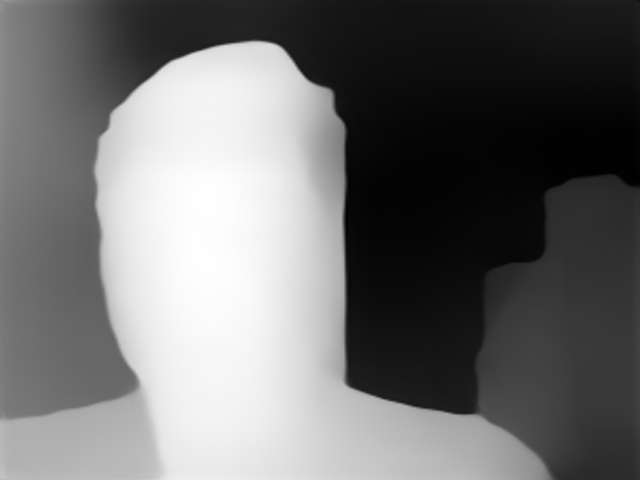
#> input picture Amostra.png, 640 x 480 px
$ python nearbyObjects.py
#> lines starting #> are read from the running program, lines starting #| are printed output that depends on the picture; after the words box and inside, x2 and y2 are one past the last pixel; in counts of white or black regions, pixels touching at a corner belong together
import cv2 as cv
import numpy as np
import matplotlib.pyplot as plt

class nearby_objects():

    def __init__(self):
        # Define o range que em que serão gerados os avisos
        self.min = 200
        self.max = 255

    def warning(self, img, cx, cy):
        # Seleciona os objetos que estão dentro do range de aviso - Imagem é Binarizada
        caution= cv.inRange(img, self.min, self.max)
        # Criar o contorno e Definir a Intensidade
        caution, I = self.contour(caution, img, cx, cy)

        return caution, I

    def contour(self, caution, img, cx, cy):
        # Faz uma copia da imagem para não alterar a original
        caution_copy = caution.copy()
        # Encontra os contornos da imagem binarizada
        counturs, hier = cv.findContours(caution_copy, cv.RETR_EXTERNAL, cv.CHAIN_APPROX_SIMPLE)

        # Desenha os contornos na imagem binarizada e efetua o calculo da intensidade de saída
        Imax = 0
        rect = np.zeros(4)
        for cnt in range(len(counturs)):
            # Calcula a posição do retangulo
            x, y, w, h = cv.boundingRect(counturs[cnt])
            # Calculo da intensidade de saída
            I = self.intensity(x, y, w, h, img, caution_copy, cx, cy)

            if I > Imax:
                Imax = I
                rect = [x, y, w, h]

        # Desenha o Retângulo
            cv.rectangle(caution_copy, (rect[0],rect[1]), (rect[0]+rect[2],rect[1]+rect[3]), (255,255,255), 2)

        return caution_copy, Imax

    def intensity(self, x, y, w, h, img, caution, cx, cy):
        img_shape = img.shape
        img_cx = cx
        img_cy = cy

        # Distância do centro do retângulo ao centro da imagem
        d = np.sqrt(((x/2) - img_cx)**2 + ((y/2) - img_cy)**2)
        # Normalizada
        d = d/(np.sqrt(img_shape[1]**2 + img_shape[0]**2))


        # Pegar a média de intensidade do objeto selecionado:
        # Pegar apenas o objeto selecionado com uma mascara
        selected_object = cv.bitwise_and(img[y:y+h, x:x+w], img[y:y+h, x:x+w], mask=caution[y:y+h, x:x+w])

        # Média de intensidade do objeto selecionado
        selected_object = selected_object.flatten()
        soma = 0
        n = 0
        for i in range(len(selected_object)):
            if selected_object[i] > 0:
                soma = soma + selected_object[i]
                n = n + 1
        mean_object = soma/n

        # Intensidade de saída (Imax=255 e Imin=0)
        I = (mean_object/(d+1))*((w*h)/(img_shape[0]*img_shape[1]))

        return I


if __name__ == "__main__":
    # Para Testes
    img = cv.imread("Amostra.png", cv.IMREAD_UNCHANGED)
#> img is the input picture: shape (480, 640); min 0, max 255, mean 111.7
    img_shape = img.shape
#> img_shape = (480, 640)

    objects = nearby_objects()
    # 1º Quadrante
    caution1 = img[:(img_shape[0]//2), (img_shape[1]//2): ]
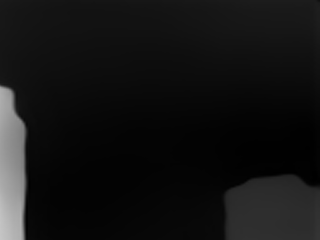
#> caution1: shape (240, 320); min 0, max 197, mean 19.4
    cx = 0
    cy = 0
    caution1, I1 = objects.warning(caution1, cx, cy)
#> in warning, `caution= cv.inRange(img, self.min, self.max)`: caution: shape (240, 320); every value is 0
#> in contour, `counturs, hier = cv.findContours(caution_copy, cv.RETR_EXTERNAL, cv.CH..`: counturs = []
#> after the loop in contour, `for cnt in range(len(counturs)):`: Imax = 0; rect = [0, 0, 0, 0]
#> in warning, `caution, I = self.contour(caution, img, cx, cy)`: I = 0
#> I1 = 0

    # 2º Quadrante
    caution2 = img[:(img_shape[0]//2), :(img_shape[1]//2) ]
    cx = img_shape[1]//2
#> cx = 320
    cy = 0
    caution2, I2 = objects.warning(caution2, cx, cy)
#> call 2 of warning, with cx = 320, cy = 0
#> in warning (call 2), `caution= cv.inRange(img, self.min, self.max)`:
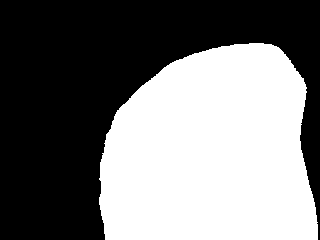
#> caution: shape (240, 320); 46.6% white; 1 white region
#> call 2 of contour, with cx = 320, cy = 0
#> in contour (call 2), `counturs, hier = cv.findContours(caution_copy, cv.RETR_EXTERNAL, cv.CH..`: counturs = 1 contour; box (x1, y1, x2, y2) and area: (99, 43, 318, 240) 35414
#> the loop in contour (call 2), `for cnt in range(len(counturs)):` made 1 pass
#> (x, y, w, h, img_shape in intensity, img_cx in intensity, img_cy in intensity, d in intensity) on pass 1: (99, 43, 219, 197, (240, 320), 320, 0, 0.678)
#> pass 1, in intensity, `selected_object = cv.bitwise_and(img[y:y+h, x:x+w], img[y:y+h, x:x+w],..`:
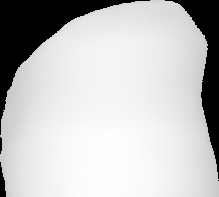
#> selected_object: shape (197, 219); min 0, max 255, mean 194.9
#> after the loop in contour (call 2), `for cnt in range(len(counturs)):`:
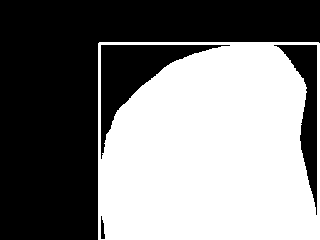
#> caution_copy: shape (240, 320); 48.8% white; 1 white region, box (x1, y1, x2, y2) and area: (98, 42, 320, 240) 37491
#> after the loop in contour (call 2), `for cnt in range(len(counturs)):`: Imax = 78.68
#> I2 = 78.68

    # 3º Quadrante
    caution3 = img[(img_shape[0]//2):, :(img_shape[1]//2) ]
    cx = img_shape[1]//2
    cy = img_shape[0]//2
#> cy = 240
    caution3, I3 = objects.warning(caution3, cx, cy)
#> in warning (call 3), `caution= cv.inRange(img, self.min, self.max)`: caution: shape (240, 320); 58.9% white; 3 black regions
#> call 3 of contour, with cx = 320, cy = 240
#> in contour (call 3), `counturs, hier = cv.findContours(caution_copy, cv.RETR_EXTERNAL, cv.CH..`: counturs = 1 contour; box (x1, y1, x2, y2) and area: (105, 0, 320, 240) 44808
#> the loop in contour (call 3), `for cnt in range(len(counturs)):` made 1 pass
#> (x, y, w, h, img_cx in intensity, img_cy in intensity, d in intensity) on pass 1: (105, 0, 215, 240, 320, 240, 0.898)
#> pass 1, in intensity (call 2), `selected_object = cv.bitwise_and(img[y:y+h, x:x+w], img[y:y+h, x:x+w],..`:
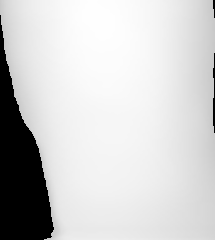
#> selected_object: shape (240, 215); min 0, max 254, mean 206.1
#> after the loop in contour (call 3), `for cnt in range(len(counturs)):`:
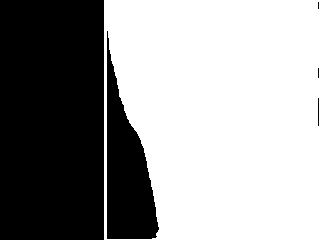
#> caution_copy: shape (240, 320); 60% white; 5 black regions (2 under 20 px), largest, box (x1, y1, x2, y2) and area: (0, 0, 104, 240) 24960, (107, 31, 159, 239) 5731, (318, 98, 319, 126) 28
#> after the loop in contour (call 3), `for cnt in range(len(counturs)):`: Imax = 83.18
#> I3 = 83.18

    # 4º Quadrante
    caution4 = img[(img_shape[0]//2):, (img_shape[1]//2): ]
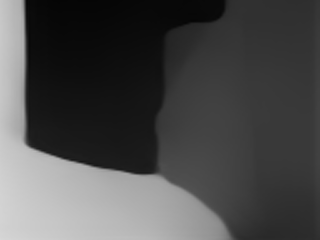
#> caution4: shape (240, 320); min 5, max 215, mean 75.4
    cx = 0
    cy = img_shape[0]//2
    caution4, I4 = objects.warning(caution1, cx, cy)
#> I4 = 0


    # # Juntar as imagens
    # warning = np.zeros((img_shape[0], img_shape[1]), dtype=np.int8)

    # warning[:(img_shape[0]//2), (img_shape[1]//2): ] = caution1 # 1º Quadrante
    # warning[:(img_shape[0]//2), :(img_shape[1]//2) ] = caution2 # 2º Quadrante
    # warning[(img_shape[0]//2):, :(img_shape[1]//2) ] = caution3 # 3º Quadrante
    # warning[(img_shape[0]//2):, (img_shape[1]//2): ] = caution4 # 4º Quadrante
    # print(warning.shape)

    # Mostrar resultado
    while True:
        cv.imshow("I1", caution1)
        cv.setWindowTitle("I1", f"I1={I1:.2f}")

        cv.imshow("I2", caution2)
        cv.setWindowTitle("I2", f"I2={I2:.2f}")

        cv.imshow("I3", caution3)
        cv.setWindowTitle("I3", f"I3={I3:.2f}")

        cv.imshow("I4", caution4)
        cv.setWindowTitle("I4", f"I4={I4:.2f}")

        # Pressione a tecla "q" para parar
        if cv.waitKey(1) == ord("q"):
#> (key q is pressed here)
            break
    cv.destroyAllWindows()
